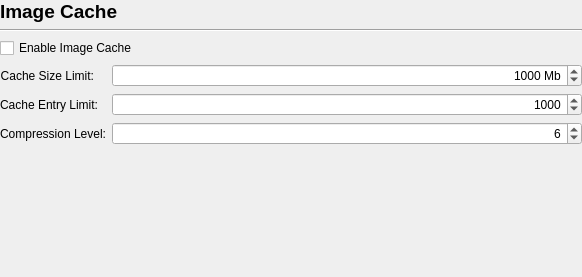
<?xml version="1.0" encoding="UTF-8"?>
<ui version="4.0">
 <class>Prefs_ImageCache</class>
 <widget class="QWidget" name="Prefs_ImageCache">
  <property name="geometry">
   <rect>
    <x>0</x>
    <y>0</y>
    <width>582</width>
    <height>277</height>
   </rect>
  </property>
  <property name="windowTitle">
   <string notr="true">Form</string>
  </property>
  <layout class="QVBoxLayout" name="verticalLayout">
   <property name="leftMargin">
    <number>0</number>
   </property>
   <property name="topMargin">
    <number>0</number>
   </property>
   <property name="rightMargin">
    <number>0</number>
   </property>
   <property name="bottomMargin">
    <number>0</number>
   </property>
   <item>
    <widget class="QLabel" name="label">
     <property name="font">
      <font>
       <pointsize>14</pointsize>
       <weight>75</weight>
       <bold>true</bold>
      </font>
     </property>
     <property name="text">
      <string>Image Cache</string>
     </property>
    </widget>
   </item>
   <item>
    <widget class="Line" name="line">
     <property name="orientation">
      <enum>Qt::Horizontal</enum>
     </property>
    </widget>
   </item>
   <item>
    <widget class="QScrollArea" name="scrollArea">
     <property name="frameShape">
      <enum>QFrame::NoFrame</enum>
     </property>
     <property name="frameShadow">
      <enum>QFrame::Plain</enum>
     </property>
     <property name="widgetResizable">
      <bool>true</bool>
     </property>
     <widget class="QWidget" name="scrollAreaWidgetContents">
      <property name="geometry">
       <rect>
        <x>0</x>
        <y>0</y>
        <width>556</width>
        <height>209</height>
       </rect>
      </property>
      <layout class="QVBoxLayout" name="verticalLayout_2">
       <property name="leftMargin">
        <number>0</number>
       </property>
       <property name="topMargin">
        <number>0</number>
       </property>
       <property name="rightMargin">
        <number>0</number>
       </property>
       <item>
        <widget class="QCheckBox" name="enableImageCacheCheckBox">
         <property name="text">
          <string>Enable Image Cache</string>
         </property>
        </widget>
       </item>
       <item>
        <layout class="QFormLayout" name="formLayout">
         <property name="formAlignment">
          <set>Qt::AlignLeading|Qt::AlignLeft|Qt::AlignTop</set>
         </property>
         <item row="0" column="0">
          <widget class="QLabel" name="cacheSizeLimitLabel">
           <property name="text">
            <string>Cache Size Limit:</string>
           </property>
           <property name="alignment">
            <set>Qt::AlignRight|Qt::AlignTrailing|Qt::AlignVCenter</set>
           </property>
           <property name="wordWrap">
            <bool>false</bool>
           </property>
          </widget>
         </item>
         <item row="0" column="1">
          <widget class="QSpinBox" name="cacheSizeLimitSpinBox">
           <property name="sizePolicy">
            <sizepolicy hsizetype="Preferred" vsizetype="Fixed">
             <horstretch>0</horstretch>
             <verstretch>0</verstretch>
            </sizepolicy>
           </property>
           <property name="minimumSize">
            <size>
             <width>100</width>
             <height>0</height>
            </size>
           </property>
           <property name="alignment">
            <set>Qt::AlignRight|Qt::AlignTrailing|Qt::AlignVCenter</set>
           </property>
           <property name="buttonSymbols">
            <enum>QAbstractSpinBox::UpDownArrows</enum>
           </property>
           <property name="suffix">
            <string> Mb</string>
           </property>
           <property name="minimum">
            <number>100</number>
           </property>
           <property name="maximum">
            <number>1000000</number>
           </property>
           <property name="singleStep">
            <number>100</number>
           </property>
           <property name="value">
            <number>1000</number>
           </property>
          </widget>
         </item>
         <item row="1" column="0">
          <widget class="QLabel" name="cacheEntryLimitLabel">
           <property name="text">
            <string>Cache Entry Limit:</string>
           </property>
           <property name="alignment">
            <set>Qt::AlignRight|Qt::AlignTrailing|Qt::AlignVCenter</set>
           </property>
           <property name="wordWrap">
            <bool>false</bool>
           </property>
          </widget>
         </item>
         <item row="1" column="1">
          <widget class="QSpinBox" name="cacheEntryLimitSpinBox">
           <property name="sizePolicy">
            <sizepolicy hsizetype="Preferred" vsizetype="Fixed">
             <horstretch>0</horstretch>
             <verstretch>0</verstretch>
            </sizepolicy>
           </property>
           <property name="minimumSize">
            <size>
             <width>100</width>
             <height>0</height>
            </size>
           </property>
           <property name="alignment">
            <set>Qt::AlignRight|Qt::AlignTrailing|Qt::AlignVCenter</set>
           </property>
           <property name="minimum">
            <number>100</number>
           </property>
           <property name="maximum">
            <number>100000</number>
           </property>
           <property name="singleStep">
            <number>100</number>
           </property>
           <property name="value">
            <number>1000</number>
           </property>
          </widget>
         </item>
         <item row="2" column="0">
          <widget class="QLabel" name="compressionLevelLabel">
           <property name="text">
            <string>Compression Level:</string>
           </property>
           <property name="alignment">
            <set>Qt::AlignRight|Qt::AlignTrailing|Qt::AlignVCenter</set>
           </property>
          </widget>
         </item>
         <item row="2" column="1">
          <widget class="QSpinBox" name="compressionLevelSpinBox">
           <property name="sizePolicy">
            <sizepolicy hsizetype="Preferred" vsizetype="Fixed">
             <horstretch>0</horstretch>
             <verstretch>0</verstretch>
            </sizepolicy>
           </property>
           <property name="minimumSize">
            <size>
             <width>100</width>
             <height>0</height>
            </size>
           </property>
           <property name="alignment">
            <set>Qt::AlignRight|Qt::AlignTrailing|Qt::AlignVCenter</set>
           </property>
           <property name="minimum">
            <number>0</number>
           </property>
           <property name="maximum">
            <number>9</number>
           </property>
           <property name="value">
            <number>6</number>
           </property>
          </widget>
         </item>
        </layout>
       </item>
       <item>
        <spacer name="verticalSpacer">
         <property name="orientation">
          <enum>Qt::Vertical</enum>
         </property>
         <property name="sizeHint" stdset="0">
          <size>
           <width>20</width>
           <height>27</height>
          </size>
         </property>
        </spacer>
       </item>
      </layout>
     </widget>
    </widget>
   </item>
  </layout>
 </widget>
 <tabstops>
  <tabstop>scrollArea</tabstop>
  <tabstop>enableImageCacheCheckBox</tabstop>
  <tabstop>cacheSizeLimitSpinBox</tabstop>
  <tabstop>cacheEntryLimitSpinBox</tabstop>
 </tabstops>
 <resources/>
 <connections/>
</ui>
